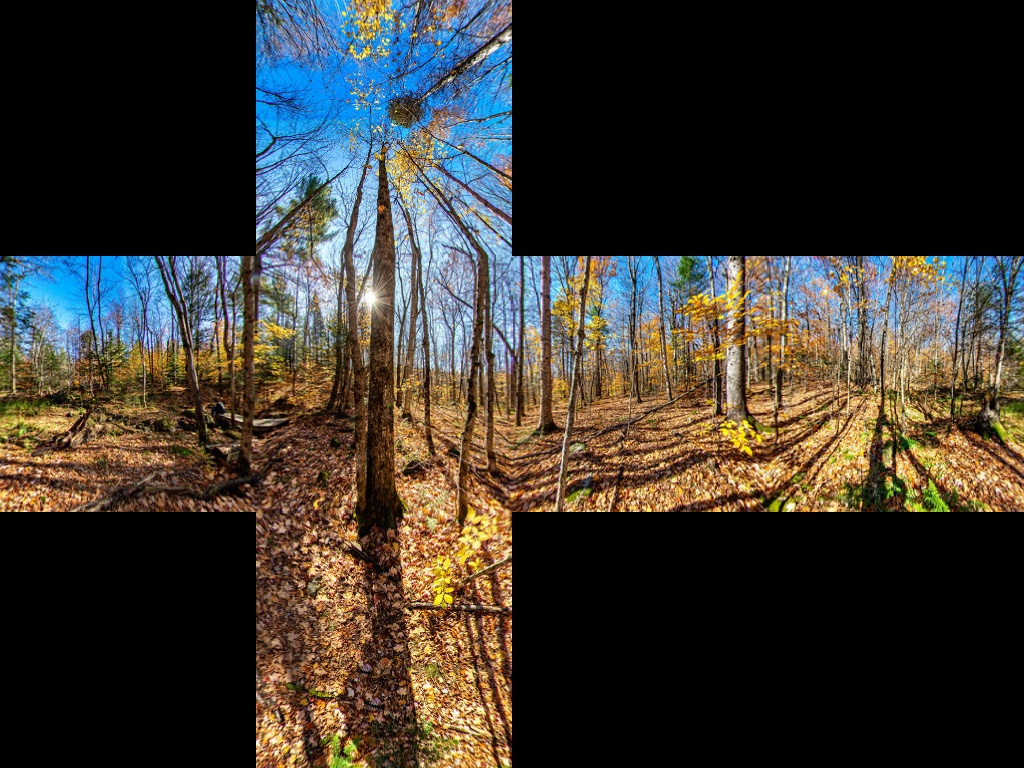
//> input picture data/cubemap_dice.jpg, 1024 x 768 px
$ ./cubemap2equirect   (built with g++ and OpenCV 4)
//> lines starting //> are read from the running program, lines starting //| are printed output that depends on the picture; after the words box and inside, x2 and y2 are one past the last pixel; in counts of white or black regions, pixels touching at a corner belong together
//> further down, frame is the input picture: 768 rows x 1024 cols, CV_8UC3; mean B, G, R 48.2, 54.9, 59.1
### omnicv/utils.hpp
#include <opencv2/opencv.hpp>
#include <string>

using namespace std;
using namespace cv;

class fisheyeImgConv
{

    public:

        std::string filePath;
        int Wd;
        int Hd;
        int Ws;
        int Hs;
        cv::Mat map_x;
        cv::Mat map_y;
        bool singleLens;
        int Cx;
        int Cy;
        int radius;
        int aperture;
        bool dice;
        int side;


        fisheyeImgConv(std::string paramFilePath="None");
        void fisheye2equirect(const cv::Mat &srcFrame, cv::Mat &dstFrame, cv::Size outShape, int aperture=0, int delx=0, int dely=0, int radius=0, bool edit_mode=false);
        void meshgrid(const cv::Range &xgv, const cv::Range &ygv,cv::Mat &X, cv::Mat &Y);
        void applyMap(const int &map, const cv::Mat &srcFrame, cv::Mat &dstFrame);
        void equirect2cubemap(const cv::Mat &srcFrame,cv::Mat &dstFrame, const int side=256, const bool modif=false, const bool dice = false);
        void cubemap2equirect(const cv::Mat &srcFrame1, const cv::Size outShape, cv::Mat &outFrame);
        void equirect2persp(const cv::Mat &img, cv::Mat &dstFrame,float FOV, float THETA, float PHI, int Hd, int Wd);
        void cubemap2persp(const cv::Mat &img, cv::Mat &dstFrame, float FOV, float THETA, float PHI, int Hd, int Wd);
        void equirect2Fisheye_UCM(const cv::Mat &img, cv::Mat &dstFrame, cv::Size outShape, float f=50, float xi=1.2,float alpha=0, float beta=0, float gamma=0);
        void equirect2Fisheye_EUCM(const cv::Mat &img, cv::Mat &dstFrame, cv::Size outShape, float f=50, float a_ = 0.5, float b_=0.5, float alpha=0, float beta=0, float gamma=0);
        void equirect2Fisheye_FOV(const cv::Mat &img, cv::Mat &dstFrame, cv::Size outShape, float f=50, float w_=1.2,float alpha=0, float beta=0, float gamma=0);
        void equirect2Fisheye_DS(const cv::Mat &img, cv::Mat &dstFrame, cv::Size outShape, float f=50, float a_ = 0.5, float xi_=0.5, float alpha=0, float beta=0, float gamma=0);
        cv::Mat RMat(double alpha, double beta, double gamma);
};

### omnicv/imgMap.cpp
#include"utils.hpp"
#include<fstream>
#include<iostream>
#include<string>
#include <complex>
#define CV_INTER_CUBIC 2

fisheyeImgConv::fisheyeImgConv(std::string paramFilePath)
: filePath {paramFilePath} {}

// [314 lines left out: functions meshgrid, RMat, fisheye2equirect, applyMap, equirect2cubemap, not called in this run]

void fisheyeImgConv::cubemap2equirect(const cv::Mat &srcFrame1, const cv::Size outShape, cv::Mat &dstFrame)
{
//> called with outShape = Size(800, 400)
	int h{srcFrame1.rows};
//> h = 768
	int w{srcFrame1.cols};
//> w = 1024

	this->Hs = h;
//> this->Hs = 768
	this->Ws = w;
//> this->Ws = 1024

	cv::Mat srcFrame;

	bool dice{(h*1.0/w) == (3.0/4.0)};
//> dice = true
	int side{0};

	if (dice)
	{
		cv::Mat t_;

		side = h/3;
//> side = 256

		srcFrame = cv::Mat::zeros(side,side*6,CV_8UC3);

		srcFrame1.rowRange(side,side*2).colRange(side,side*2).copyTo(srcFrame.rowRange(0,side).colRange(0,side));
		srcFrame1.rowRange(side,side*2).colRange(0,side).copyTo(srcFrame.rowRange(0,side).colRange(side*3,side*4));
		srcFrame1.rowRange(side*2,side*3).colRange(side,side*2).copyTo(srcFrame.rowRange(0,side).colRange(side*5,side*6));
		cv::flip(srcFrame1.rowRange(0,side).colRange(side,side*2), t_,0);
		// srcFrame1.rowRange(0,side).colRange(side,side*2).copyTo(t_);
		t_.copyTo(srcFrame.rowRange(0,side).colRange(side*4,side*5));
//> srcFrame: 256 rows x 1536 cols, CV_8UC3; mean B, G, R 67, 71.2, 73.2
		// cv::flip(srcFrame1.rowRange(side,side*2).colRange(side*2,side*3), t_,1);
		srcFrame1.rowRange(side,side*2).colRange(side*2,side*3).copyTo(t_);
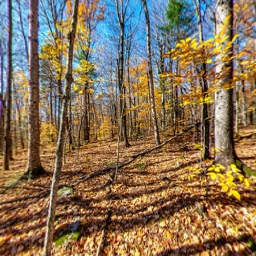
//> t_: 256 rows x 256 cols, CV_8UC3; mean B, G, R 86.2, 112.7, 133.8
		t_.copyTo(srcFrame.rowRange(0,side).colRange(side,side*2));
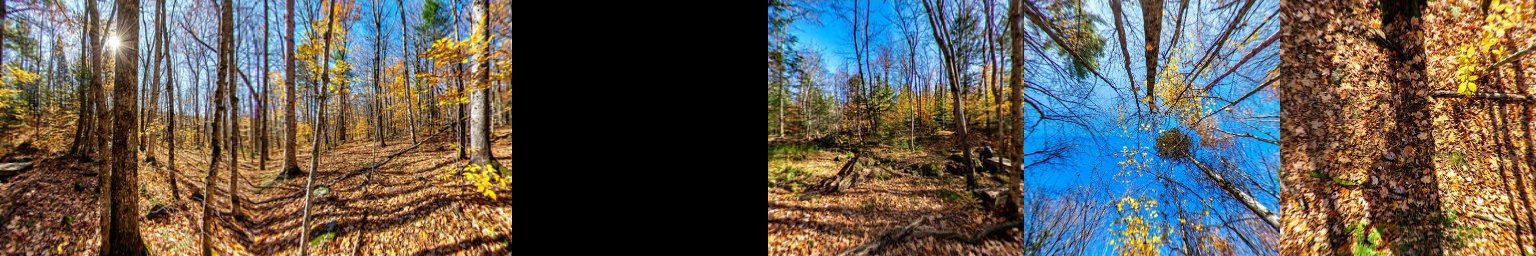
//> srcFrame: 256 rows x 1536 cols, CV_8UC3; mean B, G, R 81.3, 89.9, 95.5
		// cv::flip(srcFrame1.rowRange(side,side*2).colRange(side*3,side*4), t_,1);
		srcFrame1.rowRange(side,side*2).colRange(side*3,side*4).copyTo(t_);
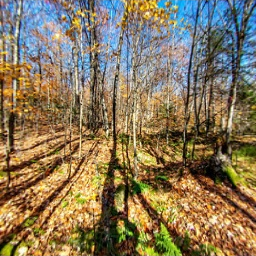
//> t_: 256 rows x 256 cols, CV_8UC3; mean B, G, R 90.3, 119.4, 135.7
		t_.copyTo(srcFrame.rowRange(0,side).colRange(side*2,side*3));
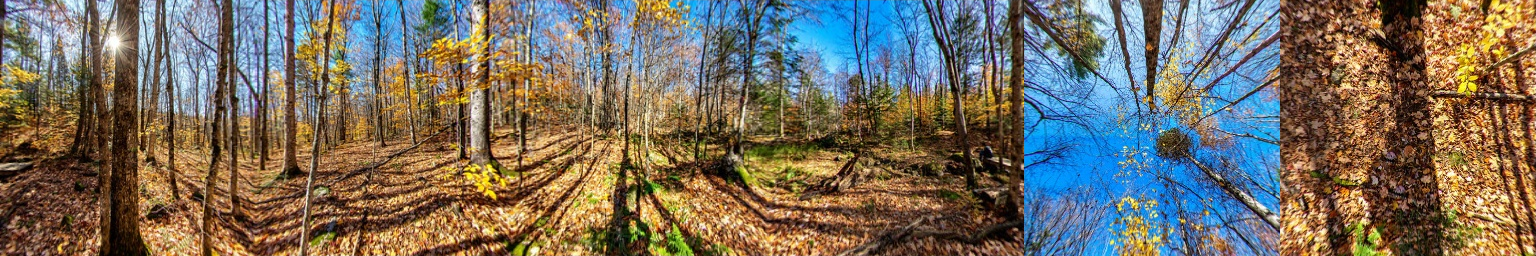
//> srcFrame: 256 rows x 1536 cols, CV_8UC3; 16.67% of pixels changed, all inside (x1, y1, x2, y2) = (512, 0, 768, 256)
	}
	else
		srcFrame1.copyTo(srcFrame);

	/*
	NOTE IMP IDEA FOR CODE:
	Keep the cubemap image as it is and do not stack it one over the other. your x coordinate will change as x+ix where i is the face id
	or the ith face in the cube map. This will be more convinient and easy to impliment. So you find the X,Y as it is and then find the
	face id and then add the i*x component to the X map. Note that the Y map will be same for all the faces. This will be easier.
	In python we did not do this because we were easily able to index the elements using numpy concepts.
	*/

	int face_w{srcFrame.rows};
//> face_w = 256

	float phi,theta,x_,y_;
	float x,y,z,idx1,idx2;
	int face_id;
	float phi_,theta_;

	this->Hd = outShape.height;
//> this->Hd = 400
	this->Wd = outShape.width;
//> this->Wd = 800

	this->map_x = cv::Mat::zeros(this->Hd, this->Wd, CV_32FC1);
//> this->map_x: 400 rows x 800 cols, CV_32FC1; every value is 0
	this->map_y = cv::Mat::zeros(this->Hd, this->Wd, CV_32FC1);

	for(size_t j{0}; j< this->map_x.rows; j++)
	{
		for(size_t i{0}; i< this->map_x.cols; i++)
		{
			phi = (i*1.0/this->Wd - 0.5)*2*CV_PI;
			theta = (0.5 - j*1.0/this->Hd)*CV_PI;

			if (i < this->Wd/8)
				face_id = 2;
			if ((i >= this->Wd/8)&&(i < this->Wd*3/8))
				face_id = 3;
			if ((i >= this->Wd*3/8)&&(i < this->Wd*5/8))
				face_id = 0;
			if ((i >= this->Wd*5/8)&&(i < this->Wd*7/8))
				face_id = 1;
			if (i >= this->Wd*7/8)
				face_id = 2;

			// phi_ = ((i%int(this->Wd/4))*1.0/(this->Wd/4) - 0.5)*(CV_PI/2);
			phi_ = (((i+int(this->Wd/8))%int(this->Wd/4))*1.0/(this->Wd/4) - 0.5)*(CV_PI/2);

			// break;
			idx1 = this->Hd/2 - (std::atan(std::cos(phi_))*this->Hd/CV_PI);
			idx2 = this->Hd/2 + (std::atan(std::cos(phi_))*this->Hd/CV_PI);

			if (j < idx1)
			{
				x_ = 0.5*std::tan(CV_PI / 2 - theta)*std::sin(phi);
				y_ = -0.5*std::tan(CV_PI / 2 - theta)*std::cos(phi);
				face_id = 4;

				this->map_x.at<float>(j,i) = (x_ + 0.5)*face_w + face_id*face_w -1;
				this->map_y.at<float>(j,i) = (y_ + 0.5)*face_w -1;
			}
			else if (j > idx2)
			{
				x_ = 0.5*std::tan(CV_PI / 2 - std::abs(theta))*std::sin(phi);
				y_ = -0.5*std::tan(CV_PI / 2 - std::abs(theta))*std::cos(phi);
				face_id = 5;
				this->map_x.at<float>(j,i) = (x_ + 0.5)*face_w + face_id*face_w -1 ;
				this->map_y.at<float>(j,i) = (y_ + 0.5)*face_w -1 ;
			}
			else
			{
				x_ = 0.5*std::tan(phi - CV_PI*face_id/2);
				y_ = -0.5*std::tan(theta)/std::cos(phi - CV_PI*face_id/2);
				this->map_x.at<float>(j,i) = (x_ + 0.5)*face_w + face_id*face_w;
				this->map_y.at<float>(j,i) = (y_ + 0.5)*face_w - 0.5;

			}
		}
	}
//> this loop made 400 passes
//> theta on passes 1 to 3: 1.57, 1.56, 1.56
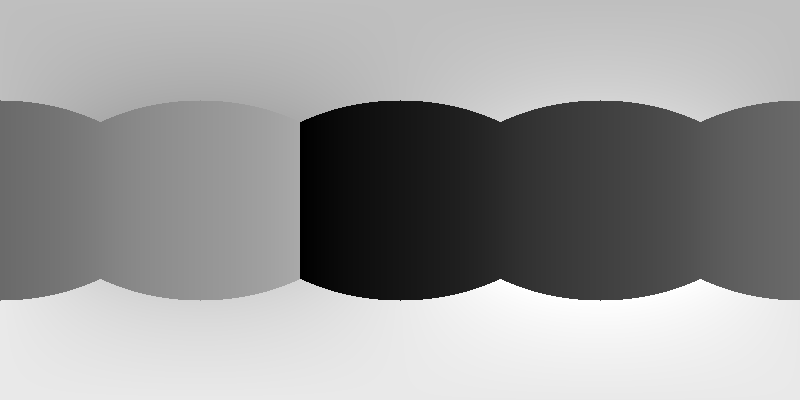
//> this->map_x: 400 rows x 800 cols, CV_32FC1; min 0, max 1535, mean 921.9; drawn with min black and max white
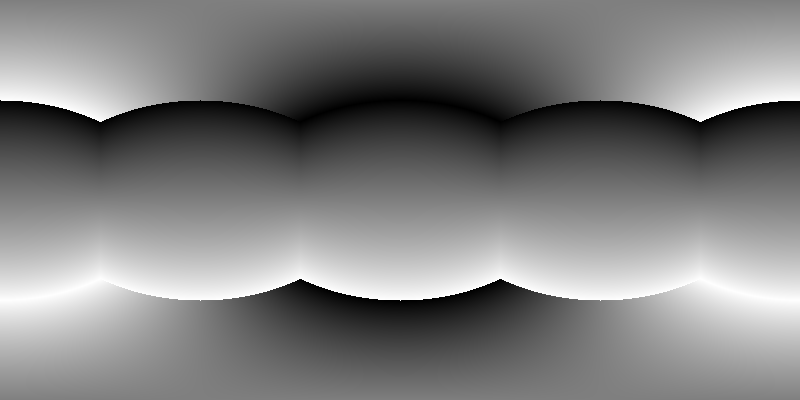
//> this->map_y: 400 rows x 800 cols, CV_32FC1; min -0.996, max 255.5, mean 127.2; drawn with min black and max white
//> after the loop, phi = 3.13; theta = -1.56; face_id = 5; phi_ = -0.00785; idx1 = 100; idx2 = 300

	cv::remap(srcFrame, dstFrame, this->map_x, this->map_y, CV_INTER_CUBIC,2);
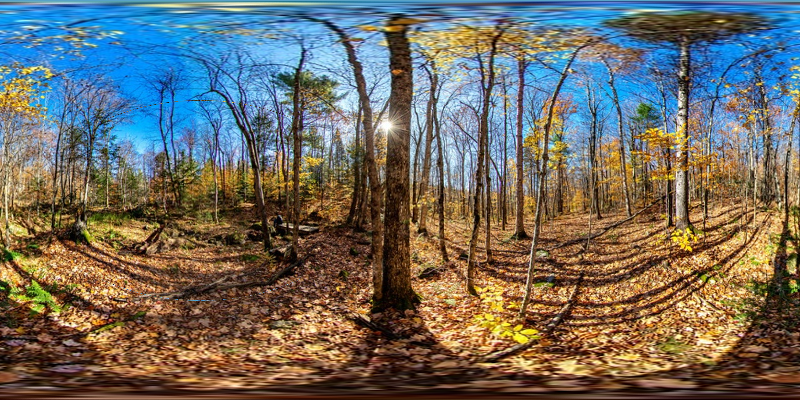
//> dstFrame: 400 rows x 800 cols, CV_8UC3; mean B, G, R 99.1, 107.2, 110.8

	srcFrame.release();
}


// [515 lines left out: functions equirect2persp, cubemap2persp, equirect2Fisheye_UCM, equirect2Fisheye_EUCM, equirect2Fisheye_FOV, equirect2Fisheye_DS, not called in this run]

### Examples/cubemap2equirect.cpp
#include<iostream>
#include<opencv2/opencv.hpp>
#include"../omnicv/utils.hpp"
#include <opencv2/core/core.hpp>
#define CV_WINDOW_NORMAL 0

// Creating the display window
int H = 500;
int W = 500;

std::string WINDOW_NAME{"viewer"};

int main()
{
  cv::namedWindow(WINDOW_NAME,CV_WINDOW_NORMAL);
  // cv::resizeWindow(WINDOW_NAME, 400, 400);

  cv::Mat frame;
  cv::Mat outFrame;

  frame = cv::imread("../data/cubemap_dice.jpg");
  cv::imshow(WINDOW_NAME,frame);
  cv::waitKey(0);

  fisheyeImgConv mapper1;
  mapper1.cubemap2equirect(frame,cv::Size (800,400),outFrame);
  cv::imshow(WINDOW_NAME,outFrame);
  cv::waitKey(0);


  return 0;
}
